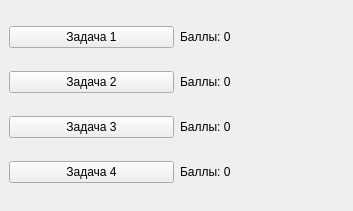
<?xml version="1.0" encoding="UTF-8"?>
<ui version="4.0">
 <class>MainWindow</class>
 <widget class="QMainWindow" name="MainWindow">
  <property name="geometry">
   <rect>
    <x>0</x>
    <y>0</y>
    <width>353</width>
    <height>211</height>
   </rect>
  </property>
  <property name="windowTitle">
   <string>Программа - клиент</string>
  </property>
  <widget class="QWidget" name="centralwidget">
   <layout class="QGridLayout" name="gridLayout">
    <item row="1" column="1">
     <widget class="QLabel" name="label_2">
      <property name="text">
       <string>Баллы: 0</string>
      </property>
     </widget>
    </item>
    <item row="3" column="0">
     <widget class="QPushButton" name="buttonTask4">
      <property name="text">
       <string>Задача 4</string>
      </property>
     </widget>
    </item>
    <item row="1" column="0">
     <widget class="QPushButton" name="buttonTask2">
      <property name="text">
       <string>Задача 2</string>
      </property>
     </widget>
    </item>
    <item row="2" column="0">
     <widget class="QPushButton" name="buttonTask3">
      <property name="text">
       <string>Задача 3</string>
      </property>
     </widget>
    </item>
    <item row="0" column="0">
     <widget class="QPushButton" name="buttonTask1">
      <property name="text">
       <string>Задача 1</string>
      </property>
     </widget>
    </item>
    <item row="0" column="1">
     <widget class="QLabel" name="label">
      <property name="text">
       <string>Баллы: 0</string>
      </property>
     </widget>
    </item>
    <item row="3" column="1">
     <widget class="QLabel" name="label_4">
      <property name="text">
       <string>Баллы: 0</string>
      </property>
     </widget>
    </item>
    <item row="2" column="1">
     <widget class="QLabel" name="label_3">
      <property name="text">
       <string>Баллы: 0</string>
      </property>
     </widget>
    </item>
   </layout>
  </widget>
 </widget>
 <resources/>
 <connections/>
</ui>
